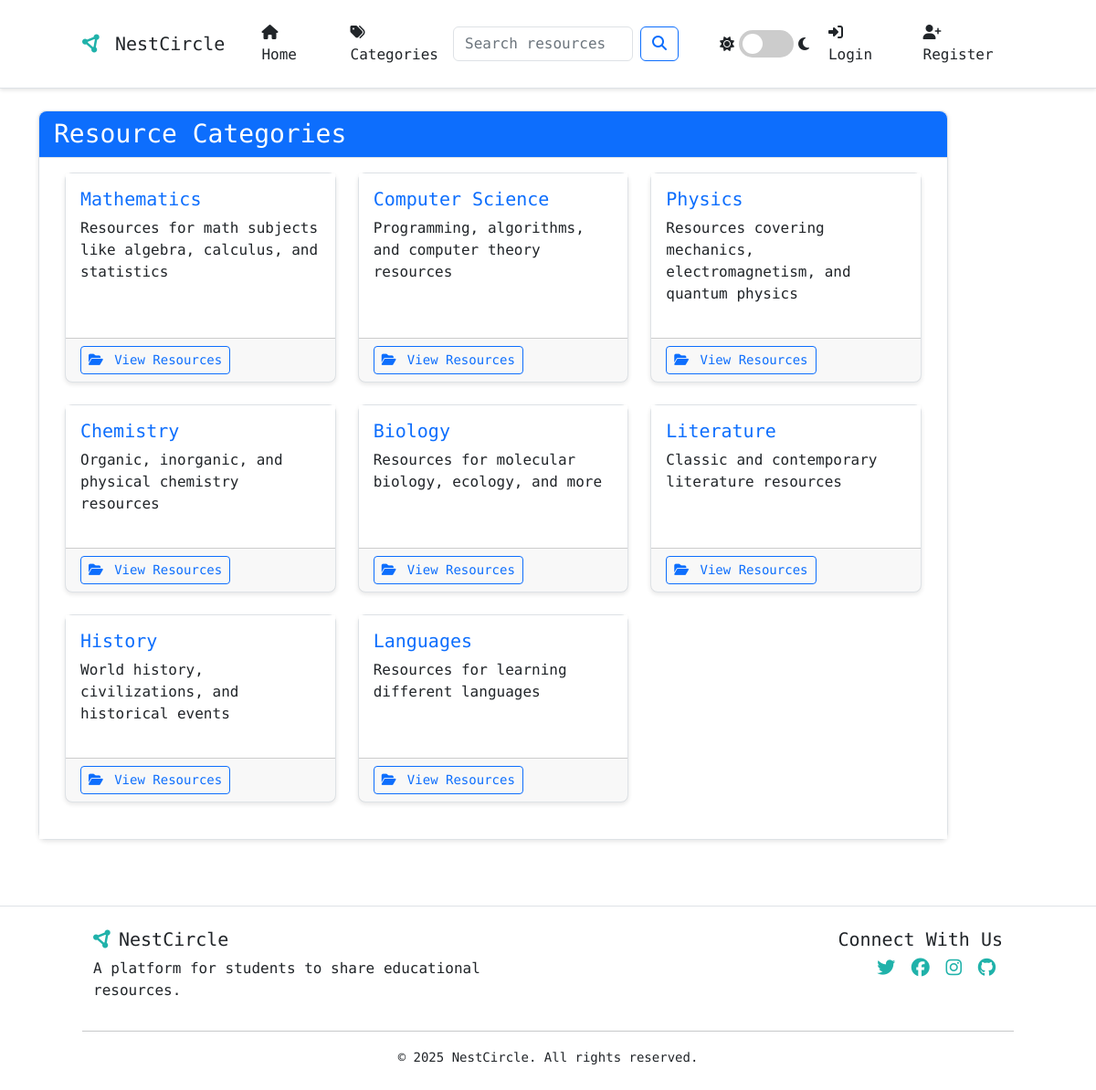
The page /categories on the database its author committed.
### app.py (models this page shows, shortened)
class Category(db.Model):
    id = db.Column(db.Integer, primary_key=True)
    name = db.Column(db.String(50), unique=True, nullable=False)
    description = db.Column(db.String(150), nullable=True)
    resources = db.relationship('Resource', secondary=resource_categories,
                              backref=db.backref('categories', lazy='dynamic'))

### app.py (the view)
@app.route('/categories')
def categories():
    categories = Category.query.all()
    return render_template('categories.html', categories=categories)

### app.py (called while the page is built)
@app.context_processor
def inject_now():
    return {'now': datetime.utcnow()}

@app.context_processor
def inject_user_roles():
    return {'is_admin': current_user.is_authenticated and current_user.has_role('admin'),
            'is_moderator': current_user.is_authenticated and current_user.has_role('moderator')}

### templates/categories.html (shortened to what this page needs)
{% extends "base.html" %}
{% block content %}
<div class="row">
    <div class="col-12">
        <div class="card mb-4">
            <div class="card-header bg-primary text-white d-flex justify-content-between align-items-center">
                <h3 class="mb-0">Resource Categories</h3>
            </div>
            <div class="card-body">
                {% if categories %}
                    <div class="row">
                        {% for category in categories %}
                            <div class="col-md-4 mb-4">
                                <div class="card h-100">
                                    <div class="card-body">
                                        <h5 class="card-title">
                                            <a href="{{ url_for('category', category_id=category.id) }}" class="text-decoration-none">
                                                {{ category.name }}
                                            </a>
                                        </h5>
                                        <p class="card-text">{{ category.description or 'No description available.' }}</p>
                                    </div>
                                    <div class="card-footer">
                                        <a href="{{ url_for('category', category_id=category.id) }}" class="btn btn-sm btn-outline-primary">
                                            <i class="fas fa-folder-open me-1"></i> View Resources
                                        </a>
                                    </div>
                                </div>
                            </div>
                        {% endfor %}
                    </div>
                {% else %}
                    <div class="alert alert-info">
                        <i class="fas fa-info-circle me-2"></i> No categories have been created yet.
                    </div>
                {% endif %}
            </div>
        </div>
    </div>
</div>
{% endblock %}

### static/css/style.css (style rules this page uses)
:root { --primary-color: #20B2AA; --secondary-color: #17807a; --background-color: #ffffff; --card-bg-color: #ffffff; --text-color: #212529; --text-muted: #6c757d; --border-color: #dee2e6; --header-bg: #f8f9fa; --card-shadow: 0 2px 5px rgba(0, 0, 0, 0.1); --hover-shadow: 0 5px 15px rgba(0, 0, 0, 0.1); --alert-bg: #f8f9fa; --category-bg: #f0f0f0; --category-text: #333333; --list-group-bg: #ffffff; --list-group-hover: #f8f9fa; --input-text: #333333; --input-placeholder: #6c757d; --code-bg: #f1f1f1; --code-color: #e83e8c; }
body { font-family: 'Martian Mono', monospace; background-color: var(--background-color); color: var(--text-color); transition: background-color 0.3s ease, color 0.3s ease; }
.card { border-radius: 0.5rem; box-shadow: var(--card-shadow); transition: transform 0.3s ease, box-shadow 0.3s ease; background-color: var(--card-bg-color); border: 1px solid var(--border-color); color: var(--text-color); width: 100%; margin-bottom: 20px; }
.card-header { border-top-left-radius: 0.5rem !important; border-top-right-radius: 0.5rem !important; background-color: var(--header-bg); border-bottom: 1px solid var(--border-color); }
.card-body { background-color: var(--card-bg-color); color: var(--text-color); }
.card-title, .card-text { color: var(--text-color); }
.btn { transition: all 0.3s ease; }
input, select, button, .btn { transition: background-color 0.3s ease, color 0.3s ease, border-color 0.3s ease; }
::placeholder { color: var(--input-placeholder) !important; opacity: 1; }
.row { width: 100%; margin-right: 0; margin-left: 0; }

### rows shown on the page
Category: name "Mathematics", description "Resources for math subjects like algebra, calculus, and statistics"
Category: name "Computer Science", description "Programming, algorithms, and computer theory resources"
Category: name "Physics", description "Resources covering mechanics, electromagnetism, and quantum physics"
Category: name "Chemistry", description "Organic, inorganic, and physical chemistry resources"
Category: name "Biology", description "Resources for molecular biology, ecology, and more"
Category: name "Literature", description "Classic and contemporary literature resources"
Category: name "History", description "World history, civilizations, and historical events"
Category: name "Languages", description "Resources for learning different languages"
